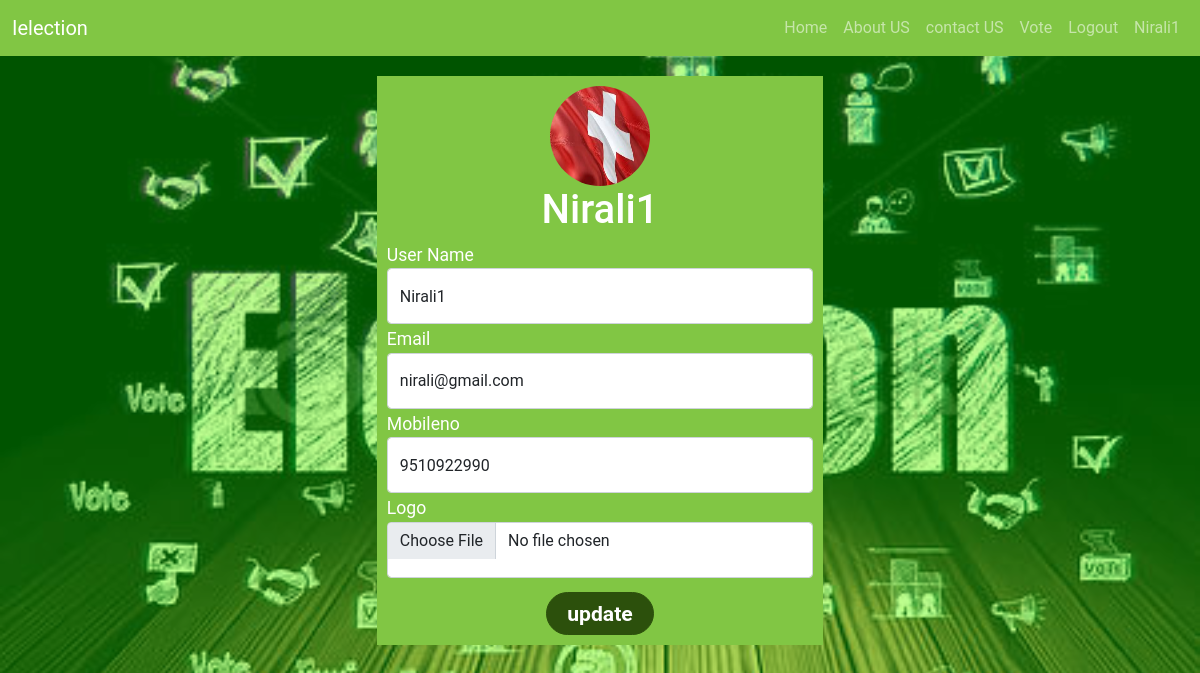
The page /candidate/E_profile.php (signed in) on the database its author committed.
### tables this page shows
CREATE TABLE `elector` (
  `id` int(8) NOT NULL,
  `elector_name` varchar(50) DEFAULT NULL,
  `vote` int(8) NOT NULL,
  `election` varchar(100) NOT NULL,
  `elector_email` varchar(50) NOT NULL,
  `elector_mobile` varchar(10) NOT NULL,
  `elector_password` varchar(256) NOT NULL,
  `elector_logo` varchar(250) NOT NULL
);

### candidate/E_profile.php (the view, shortened to what this page needs)
<?php
include '../partials/db_connection.php';
?>
<!doctype html>
<html lang="en">
<head>
    <link href="https://cdn.jsdelivr.net/npm/bootstrap@5.0.0-beta2/dist/css/bootstrap.min.css" rel="stylesheet"
>
    <link rel="stylesheet" href="../cssfolder/homestyle.css">
</head>
<body>
    <?php
        include('../partials/_nav.php');
  ?>
    <div class="container">
        <div class="formclass">
            <form action="<?php echo htmlspecialchars($_SERVER["PHP_SELF"]);?>" method="post"
                enctype="multipart/form-data">
                <div class="img text-center">
                  <img src="<?php echo $row['elector_logo'];  ?>" width="100" height="100"  style="border-radius:50%;" alt="...">
                </div>
                <div class="register text-center">
                    <h1><?php echo $row['elector_name']  ?></h1>
                </div>
                <div class="form-group ">
                    <label for="uname">User Name</label>
                    <input type="text" class="form-control" name="username" pattern="(?=.[a-z])(?=.*[A-Z]).{4,256}"
                        title="4 to 256 characters and also contain atleast 1 uppecase letter" id="uname"
                        value="<?php echo $row['elector_name']; ?>">
                </div>
                <div class="form-group ">
                    <label for="cemail">Email</label>
                    <input type="email" class="form-control" name="email" id="cemail"
                        value="<?php echo $row['elector_email'];  ?>">
                </div>
                <div class="form-group">
                    <label for="mobileno">Mobileno</label>
                    <input type="text" class="form-control" id="mobileno" name="mobileno" pattern="^\d{10}$"
                        title="please enter number properly" value="<?php echo $row['elector_mobile'] ; ?>">
                </div>
                <div class="form-group">
                    <label for="mobileno">Logo</label>
                    <input type="file" class="form-control" id="profilelogo"   name="profilelogo">
                </div>
                <div class="buttons text-center">
                    <button type="submit" class="btn btn-primary" name="submit">update</button>
                </div>
            </form>
        </div>
    </div>

### partials/_nav.php (shortened to what this page needs)
<?php
require_once("db_connection.php");
$email=$username="";
$check2=isset($_SESSION['e_id']);
if($check2)
{
    $id=$_SESSION['e_id'];
    $sql_check="SELECT * FROM `elector` WHERE `id` = '$id'";
    $r=$conn->query($sql_check);
    $row=$r->fetch(PDO::FETCH_ASSOC);
    $username=$row['elector_name'];
    $page="/php_project_sem4/PHPProject_CE082_CE111_CE103/PHPProject_CE082_CE111_CE103/election/candidate/E_profile.php";
}
echo '<nav class="navbar navbar-expand-lg navbar-dark bg-dark">
<div class="container-fluid">
  <a class="navbar-brand" href="#">Ielection</a>
  <button class="navbar-toggler" type="button" data-bs-toggle="collapse" data-bs-target="#navbarSupportedContent" aria-controls="navbarSupportedContent" aria-expanded="false" aria-label="Toggle navigation">
    <span class="navbar-toggler-icon"></span>
  </button>
  <div class="collapse navbar-collapse " id="navbarSupportedContent">
    <ul class="navbar-nav mb-2 mb-lg-0 ms-auto">
      <li class="nav-item">
        <a class="nav-link" aria-current="page" href="/php_project_sem4/PHPProject_CE082_CE111_CE103/PHPProject_CE082_CE111_CE103/election/index.php">Home</a>
      </li>
      <li class="nav-item">
      <a class="nav-link" aria-current="page" href="/php_project_sem4/PHPProject_CE082_CE111_CE103/PHPProject_CE082_CE111_CE103/election/about us.php">About US </a>
    </li>
    <li class="nav-item">
      <a class="nav-link" aria-current="page" href="/php_project_sem4/PHPProject_CE082_CE111_CE103/PHPProject_CE082_CE111_CE103/election/contact.php">contact US </a>
    </li>
   ';
      if(!$username)
      {
        echo ' <li class="nav-item dropdown">
        <a class="nav-link dropdown-toggle" href="#" id="navbarDropdown" role="button" data-bs-toggle="dropdown" aria-expanded="false">
         login
        </a>
        <ul class="dropdown-menu" aria-labelledby="navbarDropdown">
          <li><a class="dropdown-item" href="/php_project_sem4/PHPProject_CE082_CE111_CE103/PHPProject_CE082_CE111_CE103/election/voter/V_login.php">Voter</a></li>
          <li><a class="dropdown-item" href="/php_project_sem4/PHPProject_CE082_CE111_CE103/PHPProject_CE082_CE111_CE103/election/candidate/E_login.php">Candidate</a></li>
          <li><a class="dropdown-item" href="/php_project_sem4/PHPProject_CE082_CE111_CE103/PHPProject_CE082_CE111_CE103/election/admin/A_login.php">Admin</a></li>
        </ul>
        </li>';
        echo ' <li class="nav-item dropdown">
        <a class="nav-link dropdown-toggle" href="#" id="navbarDropdown" role="button" data-bs-toggle="dropdown" aria-expanded="false">
         signup
        </a>
        <ul class="dropdown-menu" aria-labelledby="navbarDropdown">
          <li><a class="dropdown-item" href="/php_project_sem4/PHPProject_CE082_CE111_CE103/PHPProject_CE082_CE111_CE103/election/voter/V_signup.php">Voter</a></li>
          <li><a class="dropdown-item" href="/php_project_sem4/PHPProject_CE082_CE111_CE103/PHPProject_CE082_CE111_CE103/election/candidate/E_signup.php">Candidate</a></li>
        </ul>
        </li>';
      }
      else
      {
        echo '<li class="nav-item">
        <a class="nav-link"  href="/php_project_sem4/PHPProject_CE082_CE111_CE103/PHPProject_CE082_CE111_CE103/election/vote.php">Vote</a>
        </li>
        <li class="nav-item">
        <a class="nav-link" href="/php_project_sem4/PHPProject_CE082_CE111_CE103/PHPProject_CE082_CE111_CE103/election/logout.php">Logout</a>
          </li>
         <li class="nav-item">
        <a class="nav-link" href="'.$page.'"><i class="fa fa-user-circle" ></i> '.$username.'  </a>
        </li>';
      }
      echo '</ul></div>
</div>
</nav>';
?>

### cssfolder/homestyle.css (style rules this page uses)
* { padding:0; margin: 0; box-sizing: border-box; font-family: 'Roboto', sans-serif; }
body { background-image: url('../uploads/vote.jpg'); background-repeat: no-repeat; background-position: center center; background-size: cover; background-color: rgba(62, 211, 16, 0.5); font-family: 'Josefin Sans', sans-serif; background-blend-mode: overlay; color:white; min-height: 100vh; }
.navbar { background-color: #81c644 !important; z-index: 2; }
.formclass { padding: 10px; width:40%; background-color: #81c644; font-size: 1.1em; margin: auto; margin-top: 20px; margin-bottom: 10px; }
.formclass .form-control { height: 7vh; margin-bottom: 2px; }
.formclass .btn-primary { margin-top:12px; background-color: #2c500c; border: 1px solid #2c500c; border-radius: 30px; font-weight: 600; font-size: 1.2em; padding: 5px 20px; }

### rows shown on the page
elector: elector_name "Nirali1", elector_logo (picture), username "Nirali1", email "nirali@gmail.com", mobileno "9510922990"
